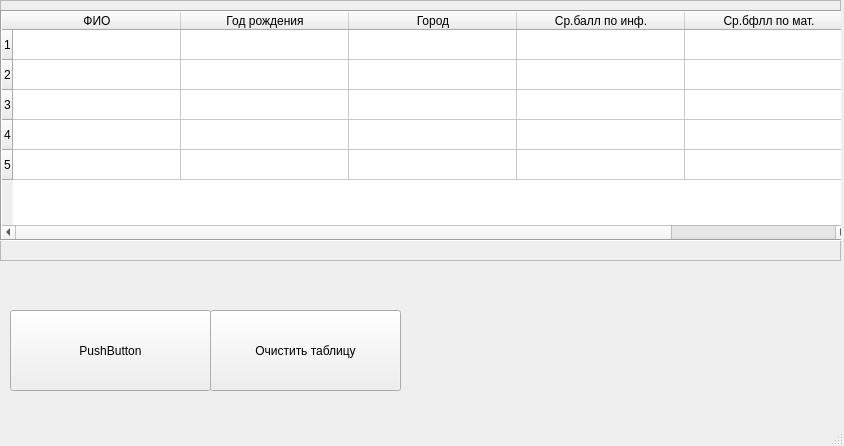
<?xml version="1.0" encoding="UTF-8"?>
<ui version="4.0">
 <class>MainWindow</class>
 <widget class="QMainWindow" name="MainWindow">
  <property name="enabled">
   <bool>true</bool>
  </property>
  <property name="geometry">
   <rect>
    <x>0</x>
    <y>0</y>
    <width>844</width>
    <height>446</height>
   </rect>
  </property>
  <property name="windowTitle">
   <string>Список студентов</string>
  </property>
  <widget class="QWidget" name="centralwidget">
   <widget class="QFrame" name="frame">
    <property name="geometry">
     <rect>
      <x>0</x>
      <y>0</y>
      <width>841</width>
      <height>261</height>
     </rect>
    </property>
    <property name="frameShape">
     <enum>QFrame::StyledPanel</enum>
    </property>
    <property name="frameShadow">
     <enum>QFrame::Raised</enum>
    </property>
    <widget class="QTableWidget" name="tableWidget">
     <property name="geometry">
      <rect>
       <x>0</x>
       <y>10</y>
       <width>851</width>
       <height>231</height>
      </rect>
     </property>
     <property name="frameShape">
      <enum>QFrame::Box</enum>
     </property>
     <property name="frameShadow">
      <enum>QFrame::Sunken</enum>
     </property>
     <property name="rowCount">
      <number>5</number>
     </property>
     <property name="columnCount">
      <number>5</number>
     </property>
     <attribute name="horizontalHeaderVisible">
      <bool>true</bool>
     </attribute>
     <attribute name="horizontalHeaderDefaultSectionSize">
      <number>168</number>
     </attribute>
     <row/>
     <row/>
     <row/>
     <row/>
     <row/>
     <column>
      <property name="text">
       <string>ФИО</string>
      </property>
     </column>
     <column>
      <property name="text">
       <string>Год рождения</string>
      </property>
     </column>
     <column>
      <property name="text">
       <string>Город</string>
      </property>
     </column>
     <column>
      <property name="text">
       <string>Ср.балл по инф.</string>
      </property>
     </column>
     <column>
      <property name="text">
       <string>Ср.бфлл по мат.</string>
      </property>
     </column>
    </widget>
   </widget>
   <widget class="QPushButton" name="pushButton_2">
    <property name="geometry">
     <rect>
      <x>210</x>
      <y>310</y>
      <width>191</width>
      <height>81</height>
     </rect>
    </property>
    <property name="text">
     <string>Очистить таблицу</string>
    </property>
   </widget>
   <widget class="QPushButton" name="pushButton">
    <property name="geometry">
     <rect>
      <x>10</x>
      <y>310</y>
      <width>201</width>
      <height>81</height>
     </rect>
    </property>
    <property name="text">
     <string>PushButton</string>
    </property>
   </widget>
  </widget>
  <widget class="QMenuBar" name="menubar">
   <property name="geometry">
    <rect>
     <x>0</x>
     <y>0</y>
     <width>844</width>
     <height>21</height>
    </rect>
   </property>
  </widget>
  <widget class="QStatusBar" name="statusbar"/>
 </widget>
 <resources/>
 <connections>
  <connection>
   <sender>pushButton_2</sender>
   <signal>clicked()</signal>
   <receiver>tableWidget</receiver>
   <slot>clearContents()</slot>
   <hints>
    <hint type="sourcelabel">
     <x>319</x>
     <y>349</y>
    </hint>
    <hint type="destinationlabel">
     <x>301</x>
     <y>222</y>
    </hint>
   </hints>
  </connection>
 </connections>
</ui>
